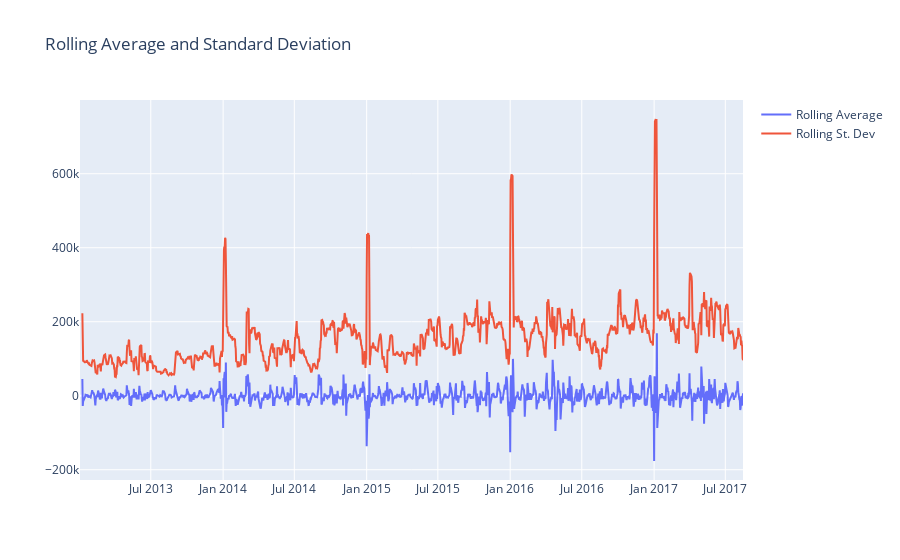

Notebook cell for this chart:
### Code cell
plot_rolling_average_stdev(daily_sales, col='diff_sales')

### Figure 1 — Plotly figure (JSON) as saved in the notebook; plotly's stock layout.template omitted (floating-point values rounded to 4 significant figures; data arrays with more than 128 entries replaced by an {"elided": "..."} marker saying what was removed)
{"data": [{"name": "Rolling Average", "type": "scatter", "x": {"elided": "1683 str values"}, "y": {"elided": "1683 float values"}}, {"name": "Rolling St. Dev", "type": "scatter", "x": {"elided": "1683 str values"}, "y": {"elided": "1683 float values"}}], "layout": {"title": {"text": "Rolling Average and Standard Deviation"}}}
